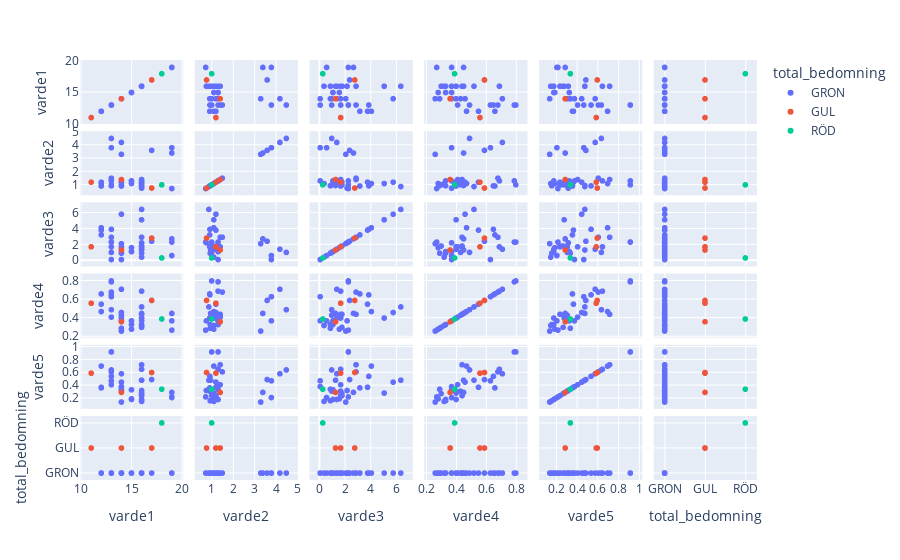

The notebook cell saved with this chart:
### Code cell
import plotly.express as px

fig = px.scatter_matrix(data1_clean, dimensions=['varde1', 'varde2', 'varde3',
       'varde4', 'varde5', 'total_bedomning'], color="total_bedomning")
fig.show()

### Figure 1 — Plotly figure (JSON) as saved in the notebook; plotly's stock layout.template omitted (floating-point values rounded to 4 significant figures)
{"data": [{"dimensions": [{"axis": {"matches": true}, "label": "varde1", "values": [13, 16, 16, 15, 12, 14, 13, 13, 12, 14, 12, 19, 16, 14, 14, 16, 19, 14, 17, 19, 16, 16, 16, 16, 16, 14, 15, 13, 14, 16, 13, 16, 15, 16, 13, 13]}, {"axis": {"matches": true}, "label": "varde2", "values": [4.5, 1.1, 1, 1.3, 0.91, 1.3, 1.5, 3.8, 1.1, 1.2, 1.2, 3.8, 0.93, 3.3, 4.2, 1.3, 0.72, 1, 3.6, 3.4, 1.1, 0.87, 1.4, 0.95, 1.2, 0.94, 1.3, 1.4, 0.91, 1, 0.92, 0.75, 1.1, 1.2, 1.3, 1]}, {"axis": {"matches": true}, "label": "varde3", "values": [1, 5.1, 1.8, 1.1, 3.2, 0.1, 2.9, 0.1, 4.1, 5.8, 3.8, 0.6, 0.9, 2.1, 1.4, 1.7, 2.3, 1, 2.4, 2.7, 0.4, 6.4, 2.9, 1.3, 1.4, 0.9, 1.1, 1.7, 1.7, 1.7, 3.9, 2.2, 1.6, 1.8, 2.3, 2.3]}, {"axis": {"matches": true}, "label": "varde4", "values": [0.49, 0.4, 0.3, 0.33, 0.66, 0.37, 0.68, 0.63, 0.47, 0.46, 0.55, 0.37, 0.33, 0.26, 0.71, 0.69, 0.27, 0.43, 0.59, 0.45, 0.32, 0.52, 0.44, 0.45, 0.4, 0.29, 0.37, 0.41, 0.4, 0.44, 0.65, 0.37, 0.28, 0.44, 0.79, 0.8]}, {"axis": {"matches": true}, "label": "varde5", "values": [0.64, 0.28, 0.27, 0.18, 0.36, 0.38, 0.61, 0.47, 0.7, 0.45, 0.37, 0.21, 0.16, 0.14, 0.58, 0.65, 0.22, 0.31, 0.49, 0.29, 0.15, 0.48, 0.72, 0.48, 0.18, 0.34, 0.33, 0.41, 0.31, 0.24, 0.54, 0.32, 0.19, 0.24, 0.92, 0.92]}, {"axis": {"matches": true}, "label": "total_bedomning", "values": ["GRON", "GRON", "GRON", "GRON", "GRON", "GRON", "GRON", "GRON", "GRON", "GRON", "GRON", "GRON", "GRON", "GRON", "GRON", "GRON", "GRON", "GRON", "GRON", "GRON", "GRON", "GRON", "GRON", "GRON", "GRON", "GRON", "GRON", "GRON", "GRON", "GRON", "GRON", "GRON", "GRON", "GRON", "GRON", "GRON"]}], "hovertemplate": "total_bedomning=GRON<br>%{xaxis.title.text}=%{x}<br>%{yaxis.title.text}=%{y}<extra></extra>", "legendgroup": "GRON", "marker": {"color": "#636efa", "symbol": "circle"}, "name": "GRON", "showlegend": true, "type": "splom"}, {"dimensions": [{"axis": {"matches": true}, "label": "varde1", "values": [17, 14, 11]}, {"axis": {"matches": true}, "label": "varde2", "values": [0.76, 1.4, 1.2]}, {"axis": {"matches": true}, "label": "varde3", "values": [2.8, 1.3, 1.7]}, {"axis": {"matches": true}, "label": "varde4", "values": [0.59, 0.36, 0.56]}, {"axis": {"matches": true}, "label": "varde5", "values": [0.6, 0.29, 0.59]}, {"axis": {"matches": true}, "label": "total_bedomning", "values": ["GUL", "GUL", "GUL"]}], "hovertemplate": "total_bedomning=GUL<br>%{xaxis.title.text}=%{x}<br>%{yaxis.title.text}=%{y}<extra></extra>", "legendgroup": "GUL", "marker": {"color": "#EF553B", "symbol": "circle"}, "name": "GUL", "showlegend": true, "type": "splom"}, {"dimensions": [{"axis": {"matches": true}, "label": "varde1", "values": [18]}, {"axis": {"matches": true}, "label": "varde2", "values": [1]}, {"axis": {"matches": true}, "label": "varde3", "values": [0.3]}, {"axis": {"matches": true}, "label": "varde4", "values": [0.39]}, {"axis": {"matches": true}, "label": "varde5", "values": [0.34]}, {"axis": {"matches": true}, "label": "total_bedomning", "values": ["RÖD"]}], "hovertemplate": "total_bedomning=RÖD<br>%{xaxis.title.text}=%{x}<br>%{yaxis.title.text}=%{y}<extra></extra>", "legendgroup": "RÖD", "marker": {"color": "#00cc96", "symbol": "circle"}, "name": "RÖD", "showlegend": true, "type": "splom"}], "layout": {"dragmode": "select", "legend": {"title": {"text": "total_bedomning"}, "tracegroupgap": 0}, "margin": {"t": 60}}}
